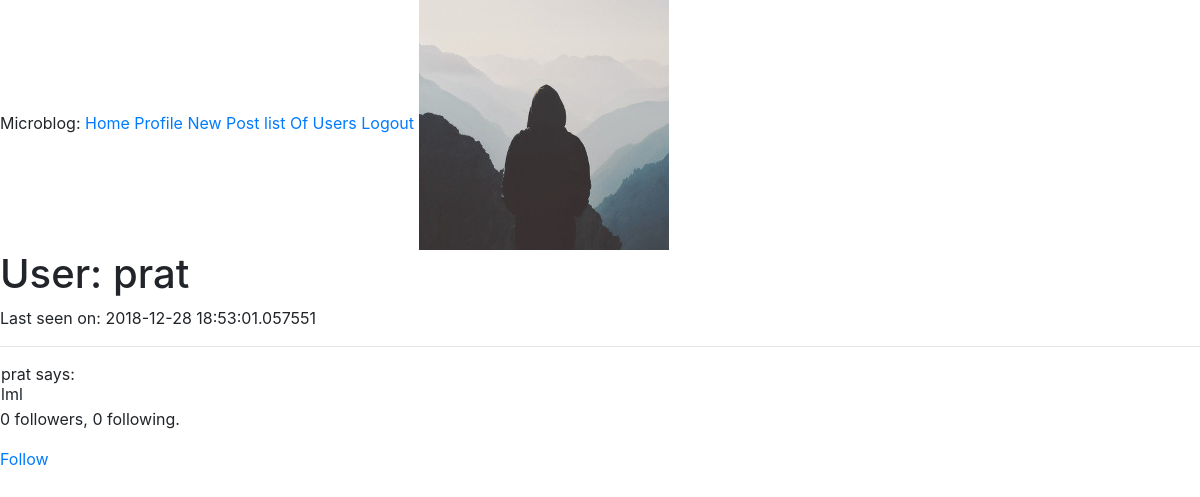
Screenshot of /user/prat (signed in) with the database file from the repository.
### app/models.py (models this page shows, shortened)
class User(UserMixin, db.Model):
	id=db.Column(db.Integer, primary_key=True)
	username=db.Column(db.String(64), index=True, unique=True)
	email=db.Column(db.String(120), index=True, unique=True)
	password_hash = db.Column(db.String(128))
	posts = db.relationship('Post', backref='author', lazy='dynamic')
	about_me = db.Column(db.String(140))
	last_seen = db.Column(db.DateTime, default=datetime.utcnow)
	image_file = db.Column(db.String(20), nullable=False, default='profile_pics/default.jpg')
	followed = db.relationship(
        'User', secondary=followers,
        primaryjoin=(followers.c.follower_id == id),
        secondaryjoin=(followers.c.followed_id == id),
        backref=db.backref('followers', lazy='dynamic'), lazy='dynamic')
	member_of=db.relationship('Group', secondary=groupmember, backref=db.backref('members', lazy='dynamic'))
	def is_following(self, user):
		return self.followed.filter(
            followers.c.followed_id == user.id).count() > 0

class Post(db.Model):
    id = db.Column(db.Integer, primary_key=True)
    content = db.Column(db.Text)
    title = db.Column(db.String(100))
    timestamp = db.Column(db.DateTime, index=True, default=datetime.utcnow)
    user_id = db.Column(db.Integer, db.ForeignKey('user.id'))

### app/users/routes.py (the view)
@users.route('/user/<username>')
@login_required
def user(username):
    user = User.query.filter_by(username=username).first_or_404()
    posts = user.posts
    image_file=url_for('static',filename=user.image_file)
    return render_template('user.html', user=user, posts=posts, image_file=image_file)

### app/models.py (called while the page is built)
@login.user_loader
def load_user(id):
    return User.query.get(int(id))

### app/templates/user.html (shortened to what this page needs)
{% extends "base.html" %}
{% block content %}
    <img src="{{ image_file }}" alt="khich meri photo">
    <h1>User: {{ user.username }}</h1>
                {% if user.last_seen %}<p>Last seen on: {{ user.last_seen }}</p>{% endif %}
    <hr>
    {% for post in posts %}
    {% include '_post.html' %}
     <p>{{ user.followers.count() }} followers, {{ user.followed.count() }} following.</p>
         {% endfor %}
        {% if user == current_user %}
                <p><a href="{{ url_for('users.edit_profile') }}">Edit your profile</a></p>
     {% elif not current_user.is_following(user) %}
        <p><a href="{{ url_for('users.follow', username=user.username) }}">Follow</a></p>
        {% else %}
        <p><a href="{{ url_for('users.unfollow', username=user.username) }}">Unfollow</a></p>
    {% endif %}
{% endblock %}

### app/templates/_post.html (shortened to what this page needs)
 <table>
	<tr valign="top">
	    <td>{{ post.author.username }} says:<br>{{ post.content }}</td>
	</tr>
	<tr valign="top">
		<td>
		</td>
    </table>

### rows the page displays
User: username "prat", last_seen "2018-12-28 18:53:01.057551"
Post: author.username "prat", content "lml", followers.count "0", followed.count "0"
